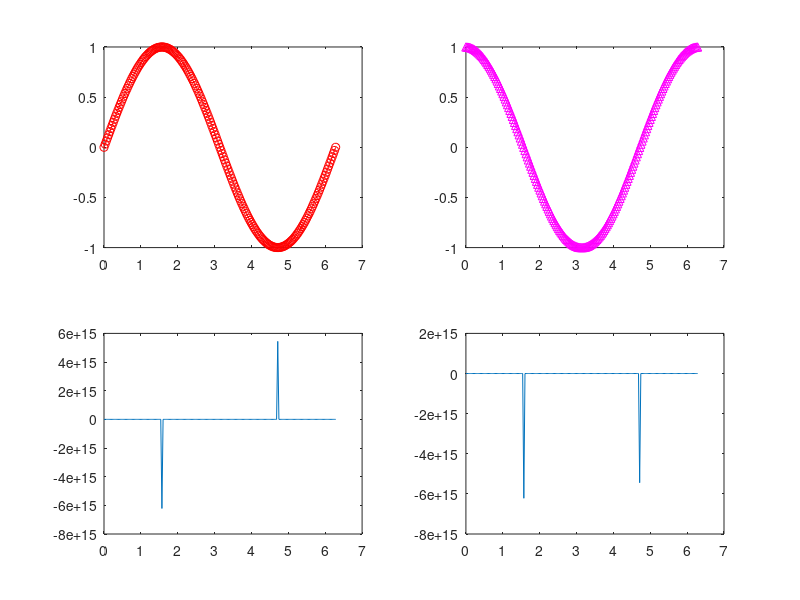

Write MATLAB code to recreate this figure.
clc;

x=0:pi/100:2*pi;
y=sin(x);
subplot (2,2,1);
plot(x,y,"r-o")


subplot (2,2,2);
y1=cos(x);
plot(x,y1,"m-^")

subplot (2,2,3);
y2=tan(x);
plot(x,y2)

subplot (2,2,4);
y3=sec(x);
plot(x,y3)